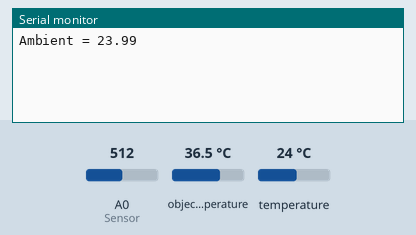
This sketch was run on a simulated ESP8266 (NodeMCU). On the bench: the last lines printed to the serial monitor. Inputs (shaded band) come from the test bench; at power-on: object temperature 36.5 °C, A0 (Sensor) = 512, temperature 24 °C.

Above: at 1.2 s.
1.3 s: object temperature set to 35.5 °C
At 4.7 s:
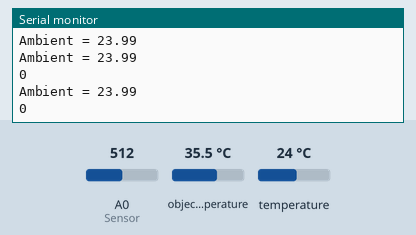
5.5 s: object temperature set to 34.7 °C
At 7.6 s:
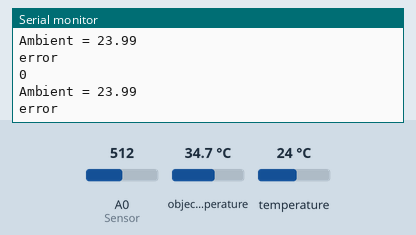

Measured:
- the behaviour switches between 35.1 and 35 °C on object temperature (found by bisection; images 1 and 2)
- after the input at 5.5 s, the serial monitor: prints a new line after 0.62 s (image 2)

The sketch:

HeartBeat_MLX_NodeMCU.ino
```cpp
#include <Ticker.h>
#include <millisDelay.h>
#include <Wire.h>
#include <Adafruit_MLX90614.h>

Adafruit_MLX90614 mlx = Adafruit_MLX90614();
millisDelay mlxDelay;
Ticker flipper;
Ticker sender;
const int maxAvgSample = 20;
volatile int rate[maxAvgSample];                    // used to hold last ten IBI values
boolean sendok = false;
volatile unsigned long sampleCounter = 0;          // used to determine pulse timing
volatile unsigned long lastBeatTime = 0;           // used to find the inter beat interval
volatile int P =512;                      // used to find peak in pulse wave
volatile int T = 512;                     // used to find trough in pulse wave
volatile int thresh = 512;                // used to find instant moment of heart beat
volatile int amp = 100;                   // used to hold amplitude of pulse waveform
volatile boolean firstBeat = true;        // used to seed rate array so we startup with reasonable BPM
volatile boolean secondBeat = true;       // used to seed rate array so we startup with reasonable BPM
volatile int BPM;                   // used to hold the pulse rate
volatile int Signal;                // holds the incoming raw data
volatile int IBI = 600;             // holds the time between beats, the Inter-Beat Interval
volatile boolean Pulse = false;     // true when pulse wave is high, false when it's low
volatile boolean QS = false;

void setup() {
  Serial.begin(115200);
  delay(10);
  mlx.begin();
  mlxDelay.start(1000);
  flipper.attach_ms(2, Test);
  sender.attach(2, senderfunc);
}

void senderfunc()
 {
  sendok=true;
  }


void loop() {

     if(sendok)
     {
        delay(100);

              Serial.println(BPM); // Take beat here :)) BPM variable
              delay(10);
              sendok =false;
              flipper.attach_ms(2, Test);     }
     MLX();

}

//void sendtcp()
//{


//}


int count = 0;
void Test()
{
  count++;
  if(count ==1000)
  {
    flipper.detach();
    count =0;
    //sendtcp();
    sendok=true;

  }

      Signal = analogRead(A0);              // read the Pulse Sensor
//      Serial.print("Signal= ");
//      Serial.println(Signal);
        sampleCounter += 2;                         // keep track of the time in mS with this variable
    int N = sampleCounter - lastBeatTime;       // monitor the time since the last beat to avoid noise
 // Serial.print("N= ");
 // Serial.println(N);
      if(Signal < thresh && N > (IBI/5)*3){       // avoid dichrotic noise by waiting 3/5 of last IBI
        if (Signal < T){                        // T is the trough
            T = Signal;                         // keep track of lowest point in pulse wave
         }
       }

    if(Signal > thresh && Signal > P){          // thresh condition helps avoid noise
        P = Signal;                             // P is the peak
       }                                        // keep track of highest point in pulse wave

  //  NOW IT'S TIME TO LOOK FOR THE HEART BEAT
  // signal surges up in value every time there is a pulse
if (N > 250){                                   // avoid high frequency noise
  if ( (Signal > thresh) && (Pulse == false) && (N > (IBI/5)*3) ){
    Pulse = true;                               // set the Pulse flag when we think there is a pulse
    //digitalWrite(blinkPin,HIGH);                // turn on pin 13 LED
    IBI = sampleCounter - lastBeatTime;         // measure time between beats in mS
    lastBeatTime = sampleCounter;               // keep track of time for next pulse

         if(firstBeat){                         // if it's the first time we found a beat, if firstBeat == TRUE
             firstBeat = false;                 // clear firstBeat flag
             return;                            // IBI value is unreliable so discard it
            }
         if(secondBeat){                        // if this is the second beat, if secondBeat == TRUE
            secondBeat = false;                 // clear secondBeat flag
               for(int i=0; i<=maxAvgSample-1; i++){         // seed the running total to get a realisitic BPM at startup
                    rate[i] = IBI;
                    }
            }

    // keep a running total of the last 10 IBI values
    word runningTotal = 0;                   // clear the runningTotal variable

    for(int i=0; i<=(maxAvgSample-2); i++){                // shift data in the rate array
          rate[i] = rate[i+1];              // and drop the oldest IBI value
          runningTotal += rate[i];          // add up the 9 oldest IBI values
        }

    rate[maxAvgSample-1] = IBI;                          // add the latest IBI to the rate array
    runningTotal += rate[maxAvgSample-1];                // add the latest IBI to runningTotal
    runningTotal /= maxAvgSample;                     // average the last 10 IBI values
    BPM = 60000/runningTotal;               // how many beats can fit into a minute? that's BPM!
    QS = true;                              // set Quantified Self flag
    // QS FLAG IS NOT CLEARED INSIDE THIS ISR
//    Serial.print("runningTotal: ");
//    Serial.println(runningTotal);
    }
}

  if (Signal < thresh && Pulse == true){     // when the values are going down, the beat is over
      //digitalWrite(blinkPin,LOW);            // turn off pin 13 LED
      Pulse = false;                         // reset the Pulse flag so we can do it again
      amp = P - T;                           // get amplitude of the pulse wave
      thresh = amp/2 + T;                    // set thresh at 50% of the amplitude
      P = thresh;                            // reset these for next time
      T = thresh;
     }

  if (N > 2500){                             // if 2.5 seconds go by without a beat
      thresh = 512;                          // set thresh default
      P = 512;                               // set P default
      T = 512;                               // set T default
      lastBeatTime = sampleCounter;          // bring the lastBeatTime up to date
      firstBeat = true;                      // set these to avoid noise
      secondBeat = true;                     // when we get the heartbeat back
     }

  //sei();                                     // enable interrupts when youre done!
}// end isr
```

MLX.ino
```cpp
void MLX() {
if(mlxDelay.justFinished()){
  Serial.print("Ambient = "); Serial.println(mlx.readAmbientTempC());
  //Serial.print("C\tObject = "); Serial.print(mlx.readObjectTempC()); Serial.println("C");
   if( ( mlx.readObjectTempC()<35 )|| (mlx.readObjectTempC()> 38))
  {
   Serial.println("error");
   //Serial.println();al.print(mlx.readObjectTempF()); Serial.println("F");
  //Serial.print("Ambient = "); Serial.print(mlx.readAmbientTempF());
  // Serial.print("F\tObject = "); Seri
  //delay(500);
 }
  mlxDelay.repeat();
}
}
```
